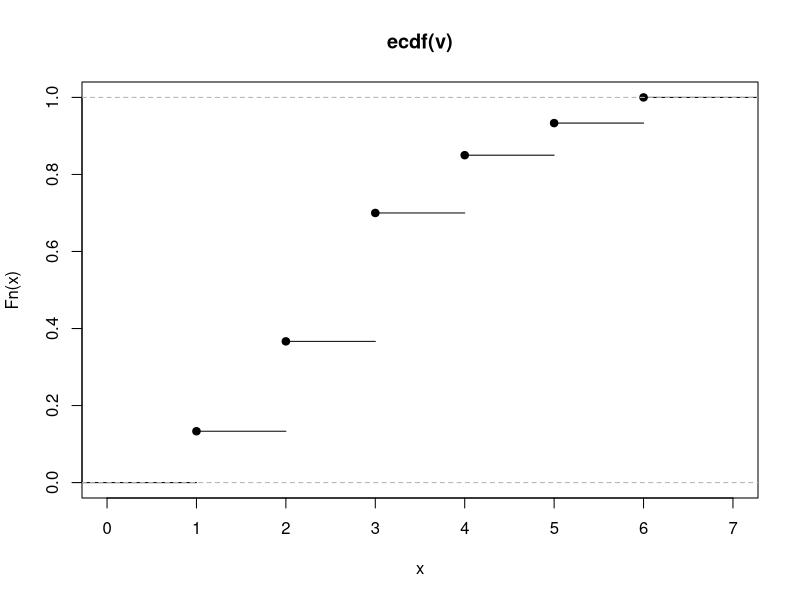
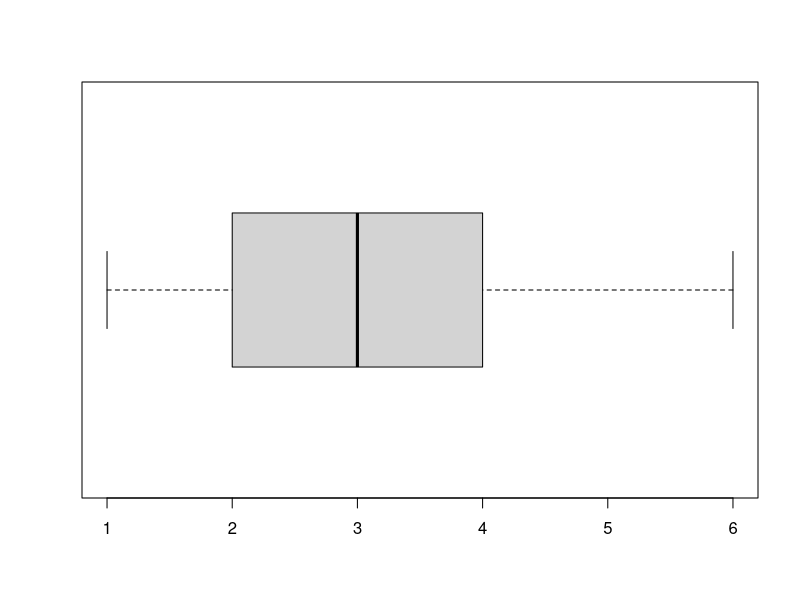
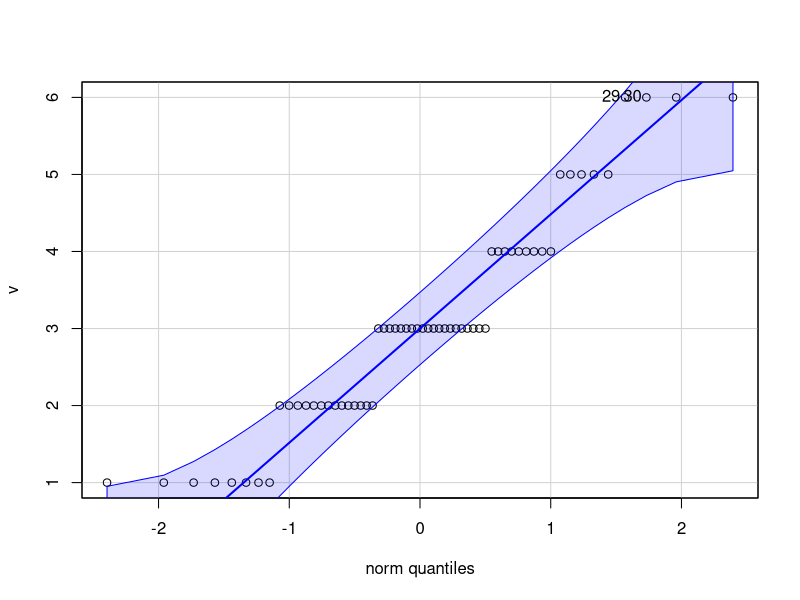

R code for these plots, in order:
# Typical task 1.1
v <- c(2, 3, 3, 1, 4, 2, 3, 3, 1, 5, 2, 4, 3, 2, 2, 1, 2, 3, 4, 5, 2, 2, 1, 3, 4, 3, 3, 3, 6, 6, 3, 3, 6, 1, 3, 4, 3, 4, 4, 5, 3, 3, 2, 2, 1, 3, 2, 5, 5, 2, 4, 3, 6, 1, 2, 2, 3, 1, 3, 4)
v
sort(v)

# Dotted variation row
table(v)

# Empirical Cumulative Distribution Function (notice how it's built!!!)
ecdf(v)
plot(ecdf(v))

# Empirical Cumulative Distribution Function in the defined point
ecdf(v)(2.5)

# Statistic selective parameters
mean(v)    # Selective mean
var(v)     # Variance (no shift)
sd(v)      # Standard deviation (no shift)
median(v)  # Median

# Selective quantiles
quantile(v, 0.25)
quantile(v, 0.5)
quantile(v, 0.75)

# StatParams all in one
summary(v)

# Boxplot
boxplot(v, horizontal = TRUE)

# Additional package
install.packages("e1071")
install.packages("car")
library(e1071)
library(car)

# Symmetry Coefficient
skewness(v)

# Excess coefficient
kurtosis(v)

# qqPlot (Normal distribution compared with ours)
qqPlot(v)
